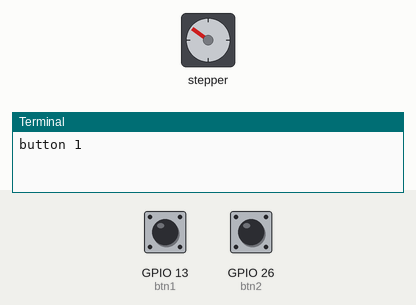
This program was run on a simulated Raspberry Pi (BCM pin numbers). Parts: stepper motor, the last lines printed to the terminal. Inputs (shaded band) come from the test bench; at power-on: GPIO 13 (btn1) HIGH, GPIO 26 (btn2) HIGH.

Above: at 0.76 s.
1.3 s: GPIO 13 (btn1) pulled LOW for 3 s
At 1.97 s:
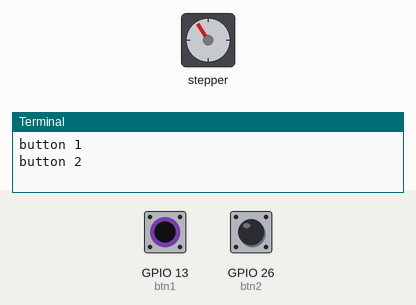
5.8 s: GPIO 13 (btn1) pulled LOW for 3 s
At 6.19 s:
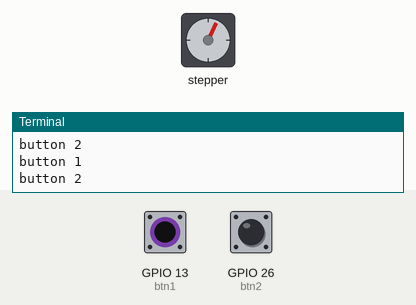
10.3 s: GPIO 13 (btn1) pulled LOW for 3 s
At 10.72 s:
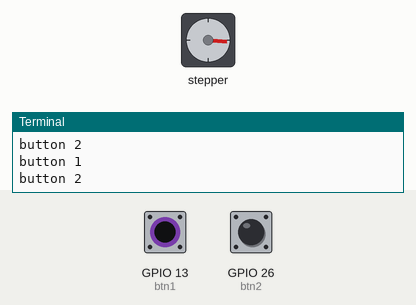
14.8 s: GPIO 13 (btn1) pulled LOW for 3 s
19.3 s: GPIO 26 (btn2) pulled LOW for 3 s
Timing chart, 0 to 24.8 s (numbered marks = the images above; inputs shaded):
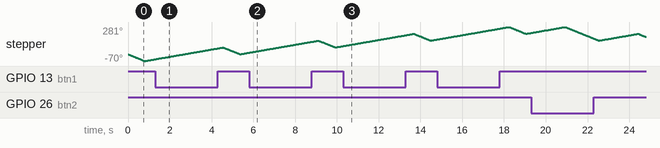

The program:

Opdracht_7.py
```python
#SOURCE is powerpoint op brightspace
import RPi.GPIO as GPIO
#deze lib is nodig om de moter te gebruiken
from RpiMotorLib import RpiMotorLib

GPIO.setmode(GPIO.BCM)

#De setup van de buttons
btn1 = 13
btn2 = 26
GPIO.setup(btn1, GPIO.IN, GPIO.PUD_UP)
GPIO.setup(btn2, GPIO.IN, GPIO.PUD_UP)


#De GPIO pins waaraan de motor hangt
motorPins = [11, 9, 22, 27]
motor = RpiMotorLib.BYJMotor("MOTOR", "28BYJ")

while True:
    #Naar links draaien
    if (GPIO.input(btn1) == GPIO.HIGH):
        #Een compleet rondje is 512 stappen
        #Als je 5 seconden deelt door 512 krijgen je ongeveer 0.01
        #De counter clockwise parameter moet op true om naar links te gaan
        print("button 1")
        motor.motor_run(motorPins, .001, 100, True, False, "half", 0)

    #Naar rechts draaien
    if (GPIO.input(btn2) == GPIO.HIGH):
        #Hetzelfde als hierboven
        #12 seconden delen door 512 stappen is ongeveer  0.0234 en parameter counter clockwise op false om naar rechts te gaan
        print("button 2")
        motor.motor_run(motorPins, .00234, 100, False, False, "half", 0)
```
